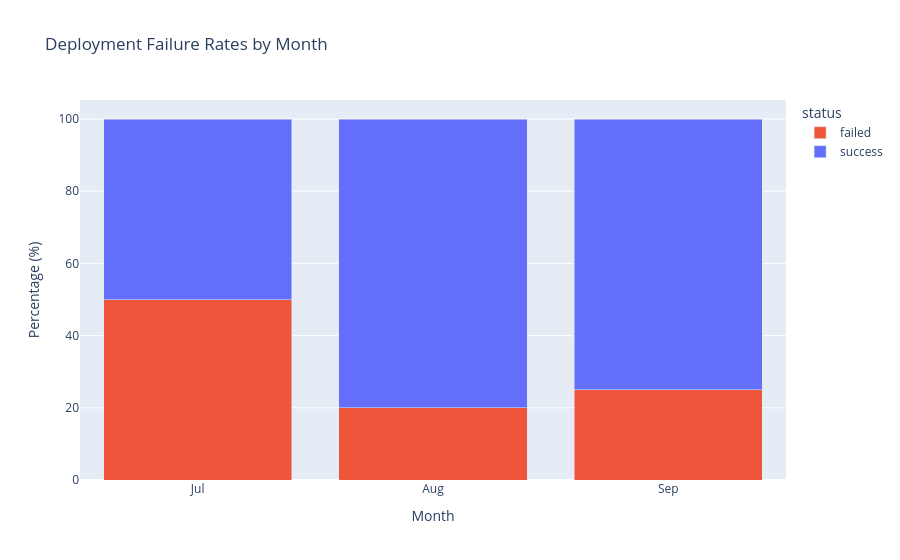

The cell this chart's notebook holds for it:
### Code cell
# display dataframe as figure
fig_month_stat_bar = px.bar(
	data_frame=df_status_percent,
	title="Deployment Failure Rates by Month",
	x="month",
	y="percentage",
	color="status",
	color_discrete_map={
		"success":"#636EFA",
		"failed":"#EF553B"
		},
)

fig_month_stat_bar.update_layout(barmode='stack')

fig_month_stat_bar.update_yaxes(
	title_text="Percentage (%)"
)

fig_month_stat_bar.update_xaxes(
	title_text="Month",
	tickvals=list(range(1,13)),
	ticktext=['Jan', 'Feb', 'Mar', 'Apr', 'May', 'Jun', 'Jul', 'Aug', 'Sep', 'Oct', 'Nov', 'Dec'],
)

fig_month_stat_bar.show()

### Figure 1 — Plotly figure (JSON) as saved in the notebook; plotly's stock layout.template omitted (floating-point values rounded to 4 significant figures)
{"data": [{"hovertemplate": "status=failed<br>month=%{x}<br>percentage=%{y}<extra></extra>", "legendgroup": "failed", "marker": {"color": "#EF553B", "pattern": {"shape": ""}}, "name": "failed", "orientation": "v", "showlegend": true, "textposition": "auto", "type": "bar", "x": [7, 8, 9], "xaxis": "x", "y": [50.0, 20.0, 25.0], "yaxis": "y"}, {"hovertemplate": "status=success<br>month=%{x}<br>percentage=%{y}<extra></extra>", "legendgroup": "success", "marker": {"color": "#636EFA", "pattern": {"shape": ""}}, "name": "success", "orientation": "v", "showlegend": true, "textposition": "auto", "type": "bar", "x": [7, 8, 9], "xaxis": "x", "y": [50.0, 80.0, 75.0], "yaxis": "y"}], "layout": {"barmode": "stack", "legend": {"title": {"text": "status"}, "tracegroupgap": 0}, "title": {"text": "Deployment Failure Rates by Month"}, "xaxis": {"anchor": "y", "domain": [0, 1], "ticktext": ["Jan", "Feb", "Mar", "Apr", "May", "Jun", "Jul", "Aug", "Sep", "Oct", "Nov", "Dec"], "tickvals": [1, 2, 3, 4, 5, 6, 7, 8, 9, 10, 11, 12], "title": {"text": "Month"}}, "yaxis": {"anchor": "x", "domain": [0, 1], "title": {"text": "Percentage (%)"}}}}
